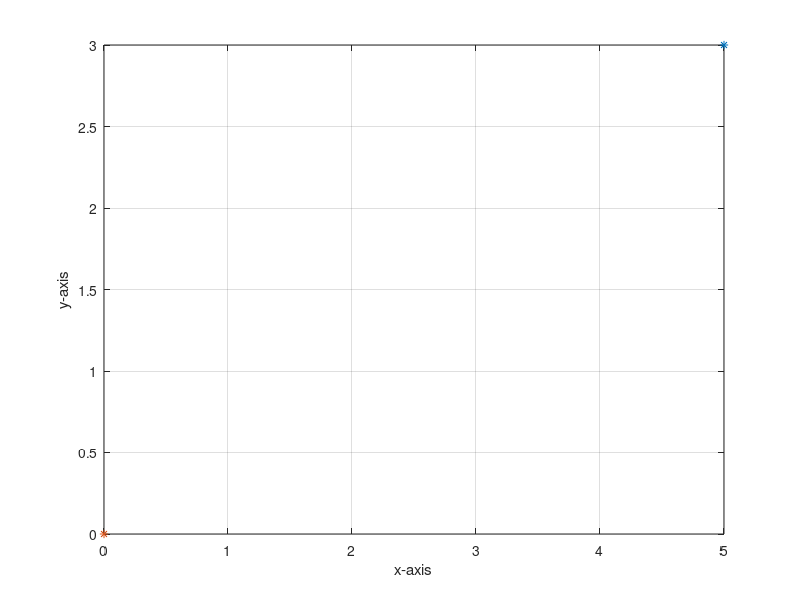

The MATLAB source for this figure: (Note: this script raises an error after producing the figure.)
%function Environment()

clc;
clear all;

%%
%input file
..................................................................................................................
s=0.1;  % s-step_size
p_start= [0 0];
p_goal=[5 3];
obs1=[1 0;1 2;3 0];
obs2=[4 1;2 3;5 2];
xboundary=[0 5];
yboundary=[0 3];
status='no path exsist'

%%
%environment plotting
...............................................................................................................
x_p=linspace(0,5,0.01);
y_p=linspace(0,3,0.01);

% plotting the environment
plot(x_p,y_p)
xlabel('x-axis')
xlim(xboundary)
ylabel('y-axis')
ylim(yboundary)
hold on;
grid on;

%plotting p_start and p_goal
plot(p_goal(1,1),p_goal(1,2),'*')
plot(p_start(1,1),p_start(1,2),'*')

%plotting obstacle 1
obs1_plot=polyshape([obs1(1,1) obs1(2,1) obs1(3,1)],[obs1(1,2) obs1(2,2) obs1(3,2)]);
plot(obs1_plot)

%plotting obstacle 2
obs2_plot=polyshape([obs2(1,1) obs2(2,1) obs2(3,1)],[obs2(1,2) obs2(2,2) obs2(3,2)]);
plot(obs2_plot)


%%
%obstacle 1 polygon line equations
.....................................................................................................................
coefficients = polyfit([obs1(1,1),obs1(2,1)], [obs1(1,2),obs1(2,2)], 1);
m(1,1) = atand(coefficients (1)); %gradient

coefficients = polyfit([obs1(2,1),obs1(3,1)], [obs1(2,2),obs1(3,2)], 1);
m(1,2) =atand(coefficients (1)); %gradient

coefficients =polyfit([obs1(3,1),obs1(1,1)], [obs1(3,2),obs1(1,2)], 1);
m(1,3) =atand(coefficients (1)); %gradient

%obstacle 1 polygon line equations
.....................................................................
coefficients = polyfit([obs2(1,1),obs2(2,1)], [obs2(1,2),obs2(2,2)], 1);
m(2,1) = atand(coefficients (1)); %gradient

coefficients = polyfit([obs2(2,1),obs2(3,1)], [obs2(2,2),obs2(3,2)], 1);
m(2,2) = atand(coefficients (1)); %gradient

coefficients =polyfit([obs2(3,1),obs2(1,1)], [obs2(3,2),obs2(1,2)], 1);
m(2,3) = atand(coefficients (1)); %gradient


%%
%bug1 path planning
......................................................................................................................
x=p_start(1,1);
y=p_start(1,2);
distance(1)=sqrt((x-p_goal(1,1))^2-(y-p_goal(1,2))^2);
theta(1)=atand((x-p_goal(1,2))/(y-p_goal(1,1)));


%calculating p_hit1
A1=[-3 5;1 0]; b1=[0;1];
p_hit1=A1\b1;

while distance(1) > 0.2 

   x=x+s*cosd(theta(1));
   y=y+s*sind(theta(1));
      
   plot(x,y,'.')
   hold on
   drawnow 

   distance(1)=sqrt((x-p_goal(1))^2+(y-p_goal(2))^2);
   dis_obs(1)=sqrt((x-p_hit1(1))^2+(y-p_hit1(2))^2);
  
   if dis_obs(1) < 0.15 
     %bug1_circumnavigate()
     break
   elseif x>5 || x<0 || y<0 || y>3
        status
   end
end

%%
%circumnavigate obs1
..........................................................................................................

while y < obs1(2,2)
   plot(x,y,'.')
   hold on
   drawnow 

   x=x+s*cosd(m(1,1));
   y=y+s*sind(m(1,1));
  
end

%%
%bug1 path after leaving obs1
%......................................................................................................................
distance(2)=sqrt((x-p_goal(1,1))^2-(y-p_goal(1,2))^2);
theta(2)=atand((y-p_goal(1,2))/(x-p_goal(1,1)));

%calculating p_hit2
A2=[-1 5;1 1]; b2=[9;5];
p_hit2=A2\b2;

while distance(2) > 0.1 
   plot(x,y,'.')
   hold on
   drawnow 

   x=x+s*cosd(theta(2));
   y=y+s*sind(theta(2));
     
   distance(2)=sqrt((x-p_goal(1,1))^2+(y-p_goal(1,2))^2);
   dis_obs(2)=sqrt((x-p_hit2(1))^2+(y-p_hit2(2))^2);
  
   if dis_obs(2) < 0.2  
     
     break
   elseif x>5 || x<0 || y<0 || y>3
        status
   end
end


%%
%circumnavigate obs2
..........................................................................................................

while y < obs2(2,2)

   x=x+s*cosd(m(2,1));
   y=y+s*sind(m(2,1));

   plot(x,y,'.')
   hold on
   drawnow 

   if x>5 || x<0 || y<0 || y>3
    break
   end
  
end

status

